Frame 1 (no input): blank canvas, image omitted
Frame 60 (no input): blank canvas, image omitted
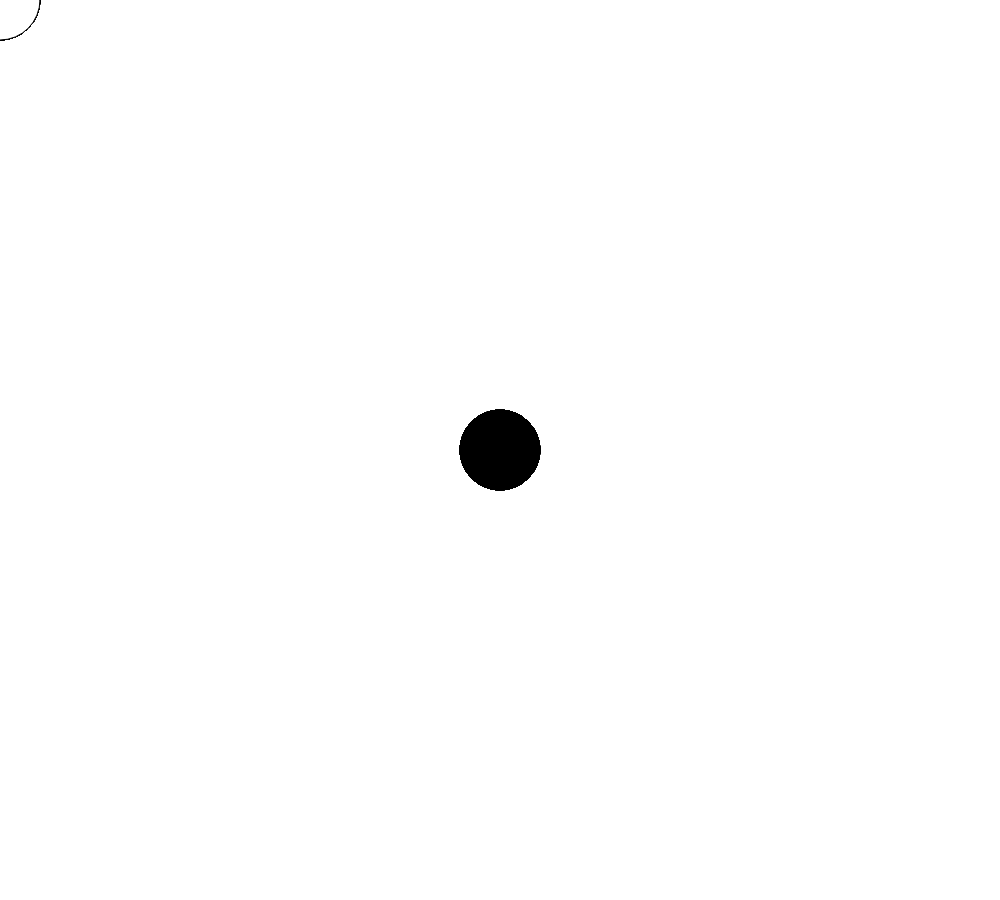
Frame 120 (the mouse pressed at the canvas centre since frame 60)

The p5.js sketch whose frames 1 and 60 were blank and that drew this single picture after the mouse press (run headless with seeded random() and noise() and a simulated clock; from frame 60 on, the mouse is pressed at the canvas centre):

// p5.js sketch
// ── sketch.js
function setup() {
  createCanvas(1000, 900);
}

function draw() {
  if (mouseIsPressed) {
    fill(0);
  } else {
    fill(255);
  }
  ellipse(mouseX, mouseY, 80, 80);
}
